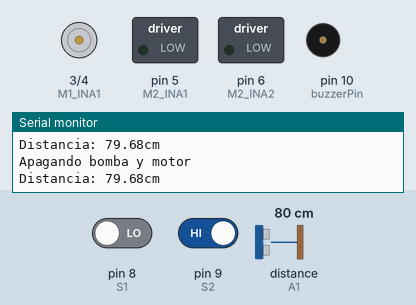
This sketch was run on a simulated Arduino Uno, built with avr-gcc and run on an emulated ATmega328P. On the bench: motor-driver pin pairs drawn as motors (green arrow = first pin HIGH = forward, orange = second pin HIGH = backward, longer = more drive), switched loads named in the sketch (green lamp = pin HIGH), buzzer (waves = sounding, pin HIGH), the last lines printed to the serial monitor. Wiring (inferred from the names in the program): ultrasonic range finder: trigger A0; echo A1. Inputs (shaded band) come from the test bench; at power-on: distance to the obstacle (sensor on A1) 80 cm, pin 8 (S1) LOW, pin 9 (S2) HIGH. The echo pulse lasts 58.3 µs per cm; pins used as bus, display or sensor lines are not drawn.

Above: at 1.8 s.
1.9 s: distance to the obstacle (sensor on A1) set to 9 cm
At 2.19 s:
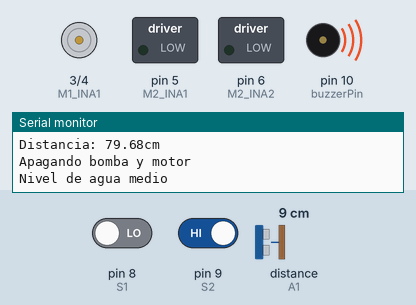
3.8 s: pin 8 (S1) driven HIGH
At 4.8 s:
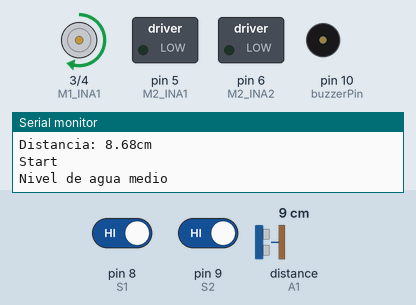
7.8 s: pin 9 (S2) driven LOW
At 8.7 s:
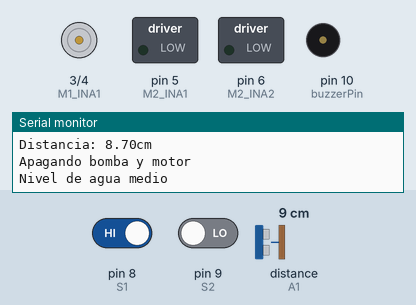
11.8 s: pin 9 (S2) driven HIGH
At 12.25 s:
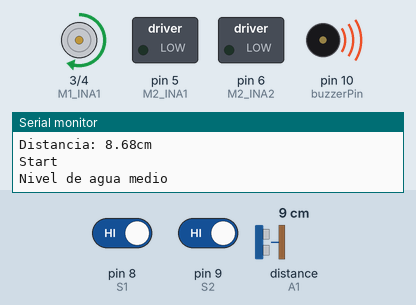
15.9 s: distance to the obstacle (sensor on A1) set to 15 cm
At 16.37 s:
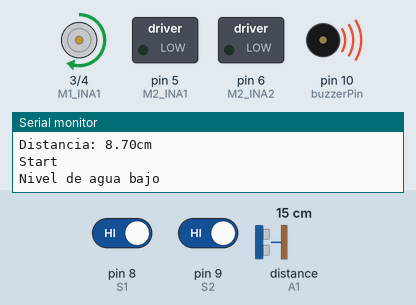
20.1 s: distance to the obstacle (sensor on A1) set to 19 cm
At 20.1 s:
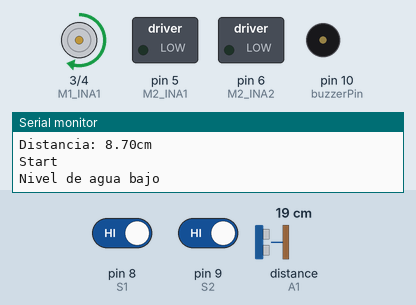
Timing chart, 0 to 23.1 s (numbered marks = the images above; inputs shaded):
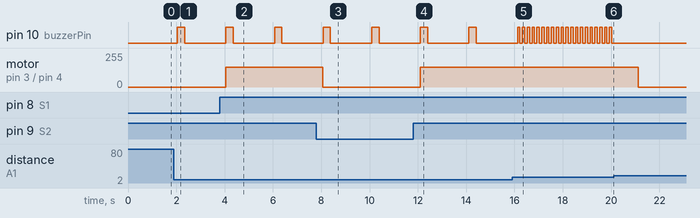

The sketch:

Banda_bomba_agua.ino
```cpp
/* CÓDIGO DE EJEMPLO DE BANDA CON BOMBA DE AGUA DESARROLLADO POR ESTRELLA AZUL IT EN ASOCIACIÓN CON RÍO ON LINE INNOVACIÓN TECNOLÓGICA */


// Definir los pines de control del L9110S, motoreductor M1
const int M1_INA1 = 3;  // Pin de control M1_INA1 (pin PWM)
const int M1_INA2 = 4;  // Pin de control M1_INA2
int vel = 150; // Velocidad del motor (0 a 255 para PWM)

// Infrarrojo S1
const int S1 = 8;

// Infrarrojo S2
const int S2 = 9;

//Sensor infrarojo
const int echo=A1;
const int trigger=A0;
float distancia;
long tiempo;


//Tamaño de la botella
float botella = 15.81;


//Bomba de agua
const int M2_INA1 = 5;  // Pin de control M2_INA1 (pin PWM)
const int M2_INA2 = 6;  // Pin de control M2_INA2
bool nivelAguaOk;  // Variable global para almacenar el estado del nivel de agua
bool nivelactual;
int bomba_high = 5000;//Espera 5 segundos
int bomba_low =5000;//Espera 5 segundos
//buzzer
int buzzerPin = 10;  // Pin al que está conectado el buzzer


unsigned long inicio, fin, transcurrido;
float conversion;
bool estado_anterior = true;


void setup() {
  // Iniciar comunicación serie
  Serial.begin(9600);

  // Configurar los pines de control como salidas
  pinMode(M1_INA1, OUTPUT);
  pinMode(M1_INA2, OUTPUT);

  //Sensores infrarojos
  pinMode(S1, INPUT);  // Definir pin S1 como entrada
  pinMode(S2, INPUT);  // Definir pin S2 como entrada

  //Sensor ultrasonico
  pinMode(echo,INPUT);
  pinMode(trigger,OUTPUT);


  //buzzer
  pinMode(buzzerPin, OUTPUT);  // Definir el pin como salida

  //bomba
  pinMode(M2_INA1, OUTPUT);
  pinMode(M2_INA2, OUTPUT);


}

void loop() {

  nivel_agua();
  indicador_nivel();

  Serial.print("Distancia: ");
  Serial.print(distancia);      //Enviamos serialmente el valor de la distancia
  Serial.print("cm");
  Serial.println();
  delay(1000);
  int estadoSensor_1;
  int estadoSensor_2;

  // Leer el valor del sensor infrarrojo (ajustar según tipo de sensor)
  estadoSensor_1 = digitalRead(S1); // Usamos digitalRead() si el sensor es digital
  //Serial.print("estadoSensor_1: ");
  //Serial.println(estadoSensor_1);
  //delay(1000);

  estadoSensor_2 = digitalRead(S2); // Usamos digitalRead() si el sensor es digital
  //Serial.print("estadoSensor_2: ");
  //Serial.println(estadoSensor_2);
  //delay(1000);
  switch (nivelAguaOk) {
        case true:

          // Si ambos sensores no detectan nada, arrancamos el motor
          if (estadoSensor_1 == HIGH && estadoSensor_2 == HIGH ) { // No detecta nada en S1
            start();
            break;

          }
          // Si cualquiera de los sensores detecta algo, detenemos el motor
          if (estadoSensor_2 == LOW) {
                      //stop();
                      _start_stop();
                      break;

          }
          if (estadoSensor_1 == LOW && nivelactual == true){
                          Serial.println("Bomba inicia");
                          stop();
                          estatus();

                          start();

                          break;


                        }


        case false:
          _start_stop();
          break;


        default:
              Serial.println("Valor desconocido.");
          break;
  }
}

void start() {
  // Girar el motor hacia adelante con velocidad PWM
  Serial.println("Start");
  //delay(1000);
  inicio=millis();

  analogWrite(M1_INA1, vel);  // Motor hacia adelante con velocidad (ajustando el valor PWM)
  digitalWrite(M1_INA2, 0); // Motor hacia adelante
}

void stop() {
  // Detener el motor (poner PWM en 0)
  Serial.println("Stop");

  //delay(1000);
  fin = millis();

  analogWrite(M1_INA1, 0);  // Detener motor (sin PWM)
  digitalWrite(M1_INA2, 0); // Detener motor (sin dirección activa)

}
void _start_stop(){
    Serial.println("Apagando bomba y motor");

    analogWrite(M1_INA1, 0);  // Detener motor (sin PWM)
    digitalWrite(M1_INA2, 0); // Detener motor (sin dirección activa)

    analogWrite(M2_INA1, 0);  // Motor hacia adelante con velocidad (ajustando el valor PWM)
    digitalWrite(M2_INA2, 0); // Motor hacia adelante
}

void estatus(){
  transcurrido =   fin - inicio;
  conversion = transcurrido/1000.0;// Convertir a segundos (usamos 1000.0 para obtener un resultado en decimal)
  Serial.println("inicio: " + String(inicio) + ", fin: " + String(fin));
  Serial.println("Segundos transcurridos: " + String(conversion));
  if (conversion > 2.0) {//checar
    estado_anterior = true; // Si ha pasado 1 segundo o más, cambiar el estado
  } else if (conversion <= 1.0){
    estado_anterior = false; // Si no ha pasado 1 segundo, mantener el estado falso
  }


  if (estado_anterior == true) {
     Serial.println("La condición se cumple: El tiempo es mayor a 1.5 segundos");

     bomba_start_stop();  // Iniciar la bomba
     inicio = millis();  // Reiniciar el tiempo de inicio
     fin = millis();     // Reiniciar el tiempo de fin
  } else {
    Serial.println("La condición NO se cumple: El tiempo es menor a 1.0 segundos");
  }

}


void bomba_start_stop(){
                          delay(bomba_low);
                          digitalWrite(M2_INA1, HIGH);  // Motor hacia adelante con velocidad (ajustando el valor PWM)
                          digitalWrite(M2_INA2, 0); // Motor hacia adelante
                          delay(bomba_high);
                          digitalWrite(M2_INA1, LOW);  // Motor hacia adelante con velocidad (ajustando el valor PWM)
                          digitalWrite(M2_INA2, 0); // Motor hacia adelante
                          delay(bomba_low);
                          estado_anterior = false;
}


void nivel_agua(){
 digitalWrite(trigger,LOW);
 delayMicroseconds(2);
 digitalWrite(trigger,HIGH);
 delayMicroseconds(10);
 digitalWrite(trigger,LOW);


  tiempo= pulseIn(echo,HIGH); //us = microsegundos
  distancia = float(tiempo * 0.0343)/2;
  delay(10);

}

void  indicador_nivel(){
  float restar = botella/3;

  float nivel_medio = botella - restar;
  float nivel_bajo =  nivel_medio - restar;
  if(distancia<nivel_bajo){
           Serial.println("Nivel de agua alto");
          nivelAguaOk = true;
          nivelactual = nivelAguaOk;
          digitalWrite(buzzerPin, LOW);


  }else if(distancia< nivel_medio){
          Serial.println("Nivel de agua medio");
          // Enciende el buzzer (sonido durante 500 ms)
          digitalWrite(buzzerPin, HIGH);
          delay(300);  // 500 ms de sonido

          // Apaga el buzzer (silencio durante 3000 ms)
          digitalWrite(buzzerPin, LOW);
          delay(700);  // 3000 ms de silencio
          nivelAguaOk = true;
          nivelactual = nivelAguaOk;

  }else if (distancia <=  botella){
          Serial.println("Nivel de agua bajo");

          // Sonido continuo o más intermitente según el nivel más bajo
         for (int i = 0; i < 20; i++) {  // 20 ciclos de sonido
               digitalWrite(buzzerPin, HIGH);
                delay(100);  // Sonido por 100 ms
                digitalWrite(buzzerPin, LOW);
                delay(100);  // Pausa de 100 ms
          }
          nivelAguaOk = false;
          nivelactual = nivelAguaOk;

  }

}
```

Measured:
- the behaviour switches between 16 and 17 cm on distance to the obstacle (sensor on A1) (found by bisection; images 5 and 6)
- after the input at 1.9 s, pin 10 (buzzerPin): LOW → HIGH after 0.14 s, → LOW 0.30 s later
- after the input at 3.8 s, pin 10 (buzzerPin): alternates HIGH for 0.30 s and LOW for 1.7 s, starting after 0.26 s; motor on pin 3 (M1_INA1) / pin 4 (M1_INA2): stopped → forward 150/255 after 0.24 s
- after the input at 7.8 s, motor on pin 3 (M1_INA1) / pin 4 (M1_INA2): forward 150/255 → stopped after 0.27 s
- after the input at 11.8 s, motor on pin 3 (M1_INA1) / pin 4 (M1_INA2): stopped → forward 150/255 after 0.29 s
- after the input at 15.9 s, pin 10 (buzzerPin): alternates HIGH for 0.10 s and LOW for 0.10 s, starting after 0.33 s
- after the input at 20.1 s, pin 10 (buzzerPin): stops changing and stays LOW
